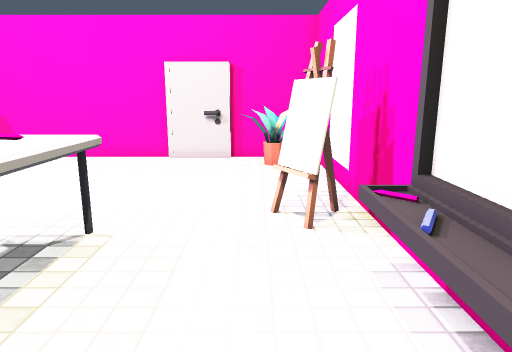
[1] (above)

18 first-person views from a walk through a Unity game level. The camera is 1.4 m above the floor, tilts 12° down and sees 70° across. The floor is counted in squares, 0.5 m on a side. Each view is taken from the middle of a square. On the plan, view 1 faces up. The plan holds only what a view shows up to about 20 squares ahead; the rest is blank. The player is left out. Some surface patterns are stand-ins.

[2]
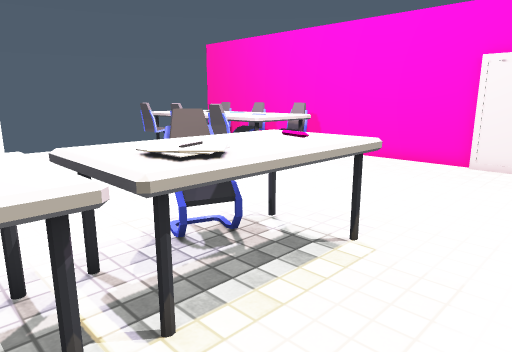

[3]
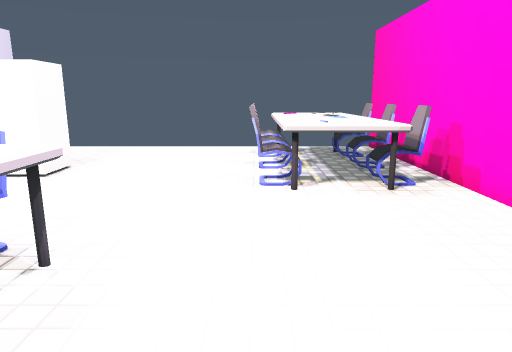

[4]
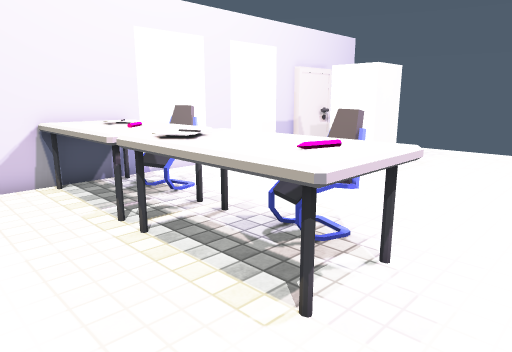

[5]
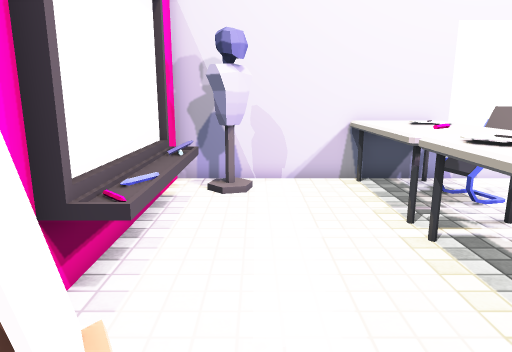

[6]
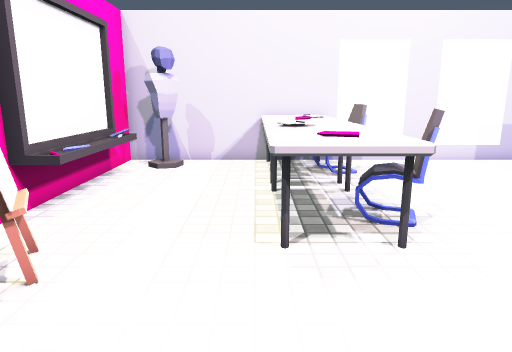

[7]
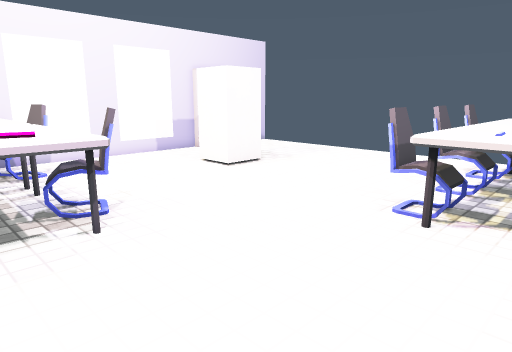

[8]
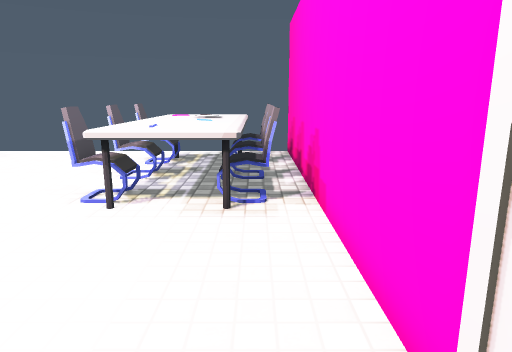

[9]
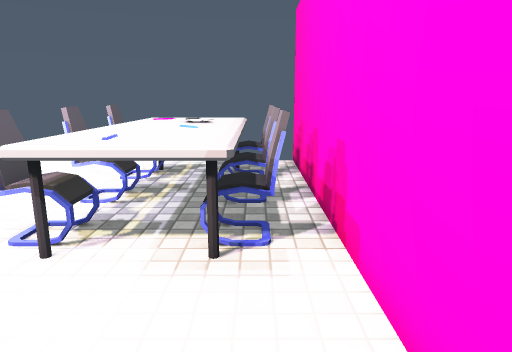

[10]
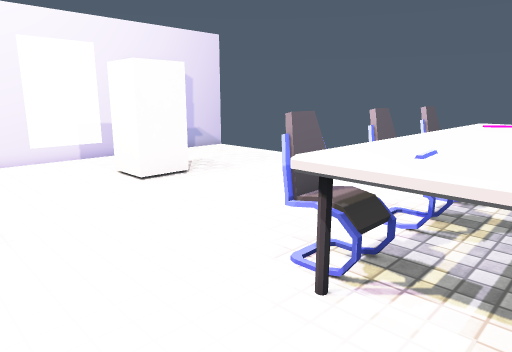

[11]
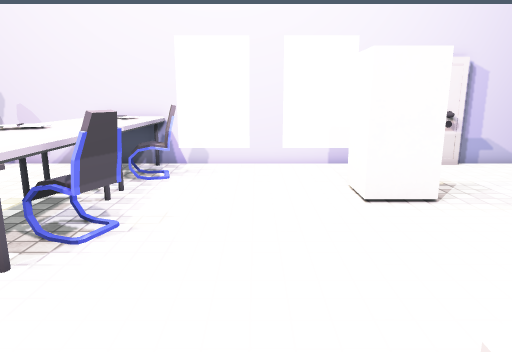

[12]
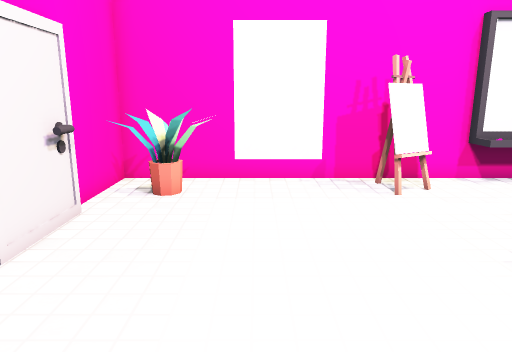

[13]
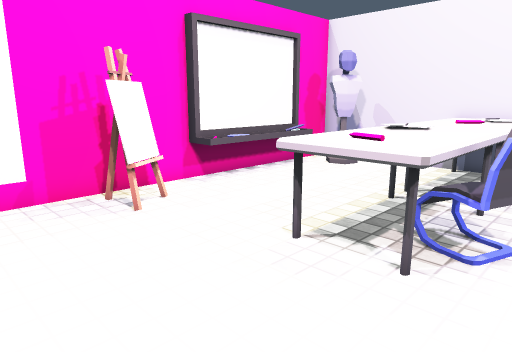

[14]
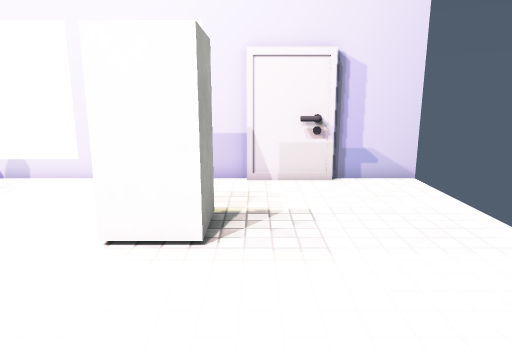

[15]
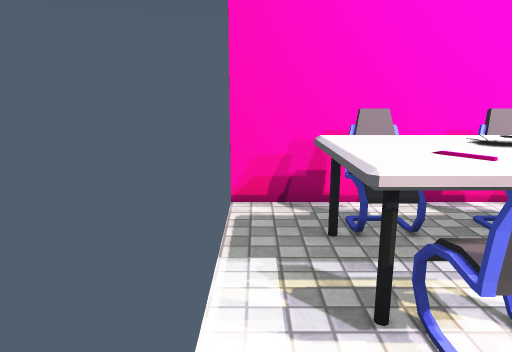

[16]
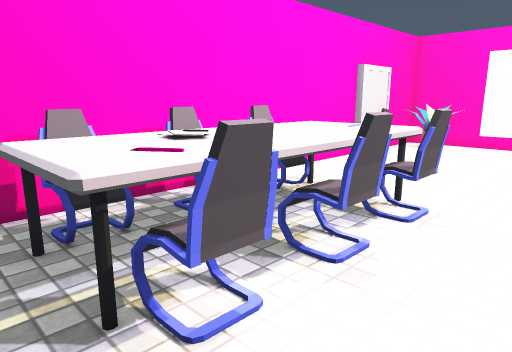

[17]
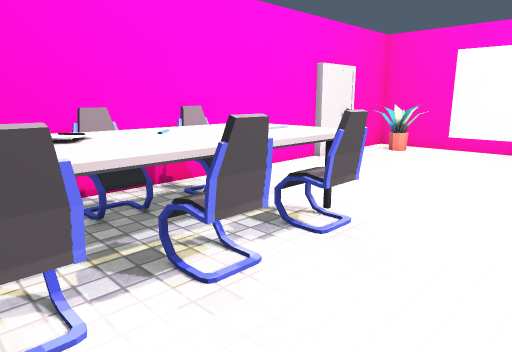

[18]
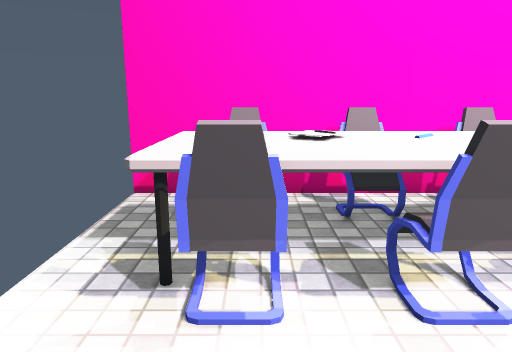

### Floor plan
Points are (right, up) in squares from view 1. A wall is a line through its corners. A room is listed if a view was taken in it or the views show most of it. See-through windows are left out.
Room 1 (views 1, 2, 3, 4, 5, 6, 7, 8, 9, 10, 11, 12, 13, 14, 15, 16, 17, 18)
walls: (-4.5, 4) (-3.9, 4.3) (-3.5, 3.7) (-4.1, 3.4); (-4.3, 4.3) (-4.1, 3.7); (-4.1, 4.3) (-3.6, 3.7); (-3.6, 3.8) (-4, 3.4); (0.4, 8.8) (0.9, 9.2); (-15.7, -2.8) (2.8, -2.8) (2.8, 17); (1.3, 8.6) (2, 9); (1.5, 7.6) (0.7, 9); (1.7, 7.7) (0.9, 9.1); (1.8, 7.9) (1.2, 7.5); (-18, -2.1) (-17.4, -2.1); (-1.9, 17) (-2.5, 17); (-18.8, -2.5) (-15.7, -2.5); (0.1, -1.4) (0.5, -1) (0.8, -0.7) (1.4, -1.2); (0.4, -1.4) (0.7, -1); (-1.1, 17.4) (-4.2, 17.4) (-4.2, 17.7) (-21.8, 17.7); (-21.8, -2.8) (-18.6, -2.8); (1, 17.7) (-1.2, 17.7)
low walls: (1.2, 7.5) (0.4, 8.8); (0.4, 15.6) (0.3, 15.9)
objects: other object (-20, 12) to (-11, 16); other object (-19, 11) to (-18, 12); other object (-19, 16) to (-18, 17); other object (-16, 11) to (-15, 12); other object (-16, 16) to (-15, 17); other object (-15, 1) to (-13, 3); other object (-13, 11) to (-12, 12); other object (-13, 16) to (-12, 17); other object (-7, -1) to (-6, 0); other object (-7, 5) to (-6, 6); other object (-6, -2) to (-3, 2); other object (-6, 3) to (-3, 8); other object (2, 0) to (2, 6)

Where each view was taken, in squares from view 1:
view 1: 0 up, 0 right, facing up
view 2: 1 up, 0 right, facing up-left
view 3: 11 up, 0 right, facing left
view 4: 10 up, 0 right, facing down-left
view 5: 10 up, 0 right, facing down
view 6: 14 up, 3 left, facing down
view 7: 15 up, 3 left, facing down-left
view 8: 16 up, 2 left, facing left
view 9: 16 up, 5 left, facing left
view 10: 15 up, 7 left, facing down-left
view 11: 13 up, 10 left, facing down
view 12: 13 up, 10 left, facing right
view 13: 13 up, 8 left, facing down-right
view 14: 10 up, 16 left, facing down
view 15: 8 up, 21 left, facing up
view 16: 8 up, 21 left, facing up-right
view 17: 7 up, 19 left, facing up-right
view 18: 7 up, 18 left, facing up
